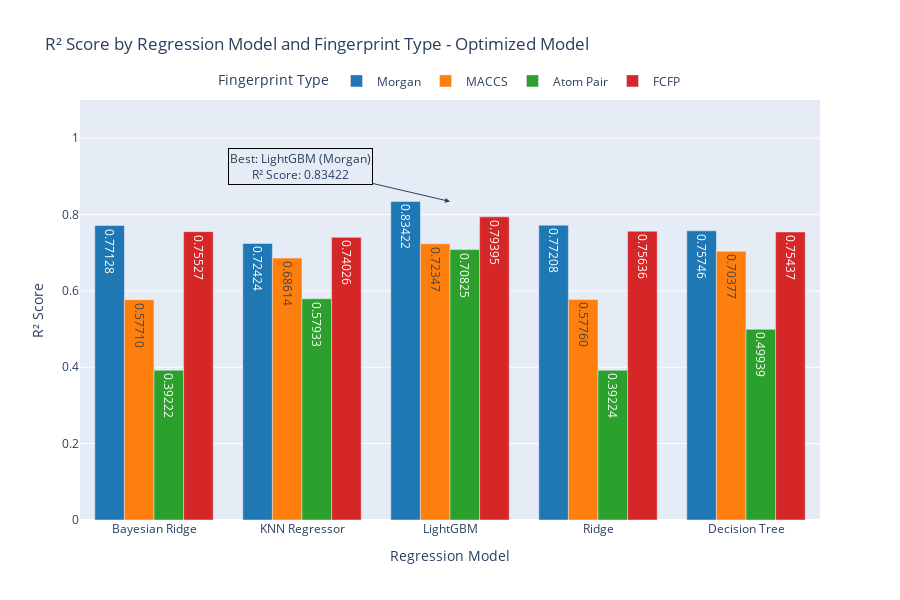
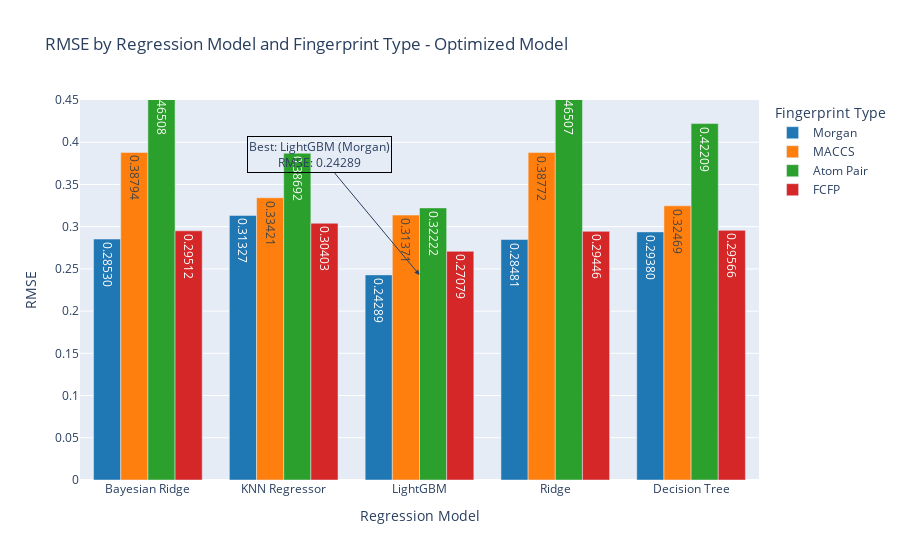
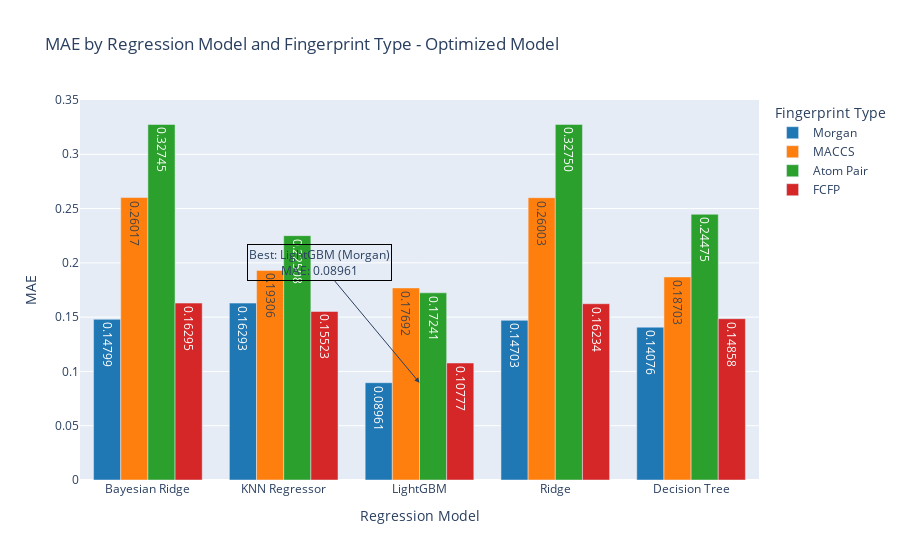

The cell these charts' notebook holds for them, in order:
### Code cell
import plotly.graph_objects as go
import pandas as pd

# Define colors
colors = ['#1f77b4', '#ff7f0e', '#2ca02c', '#d62728', '#9467bd', '#8c564b']

# Order of regression models
model_order = ['Bayesian Ridge', 'KNN Regressor', 'LightGBM', 'Ridge', 'Decision Tree']

# Find the best combinations for each metric
best_r2 = optimized_results_df.loc[optimized_results_df['R² Score'].idxmax()]
best_rmse = optimized_results_df.loc[optimized_results_df['RMSE'].idxmin()]
best_mae = optimized_results_df.loc[optimized_results_df['MAE'].idxmin()]

# Create traces for R² Score
fig_r2 = go.Figure()
for idx, fingerprint_type in enumerate(optimized_results_df['Fingerprint Type'].unique()):
    subset = optimized_results_df[optimized_results_df['Fingerprint Type'] == fingerprint_type]
    fig_r2.add_trace(go.Bar(
        x=subset['Regression Model'],
        y=subset['R² Score'],
        name=fingerprint_type,
        text=[f'{val:.5f}' for val in subset['R² Score']],
        textposition='inside',
        marker_color=colors[idx % len(colors)],
    ))

fig_r2.update_layout(
    title='R² Score by Regression Model and Fingerprint Type - Optimized Model',
    xaxis_title='Regression Model',
    yaxis_title='R² Score',
    barmode='group',
    yaxis=dict(range=[0, 1.1]),
    legend_title='Fingerprint Type',
    xaxis=dict(categoryorder='array', categoryarray=model_order),
    legend=dict(orientation="h", yanchor="top", y=1.08, xanchor="center", x=0.5),
    width=900, height=600
)

fig_r2.add_annotation(
    x=best_r2['Regression Model'],
    y=best_r2['R² Score'],
    text=f"Best: {best_r2['Regression Model']} ({best_r2['Fingerprint Type']})<br>R² Score: {best_r2['R² Score']:.5f}",
    showarrow=True,
    arrowhead=2,
    ax=-150,
    ay=-35,
    bordercolor="black",
    borderwidth=1
)

# Create traces for RMSE
fig_rmse = go.Figure()
for idx, fingerprint_type in enumerate(optimized_results_df['Fingerprint Type'].unique()):
    subset = optimized_results_df[optimized_results_df['Fingerprint Type'] == fingerprint_type]
    fig_rmse.add_trace(go.Bar(
        x=subset['Regression Model'],
        y=subset['RMSE'],
        name=fingerprint_type,
        text=[f'{val:.5f}' for val in subset['RMSE']],
        textposition='inside',
        marker_color=colors[idx % len(colors)],
    ))

fig_rmse.update_layout(
    title='RMSE by Regression Model and Fingerprint Type - Optimized Model',
    xaxis_title='Regression Model',
    yaxis_title='RMSE',
    barmode='group',
    yaxis=dict(range=[0, 0.45]),
    legend_title='Fingerprint Type',
    xaxis=dict(categoryorder='array', categoryarray=model_order)  # Set the order of models
)

fig_rmse.add_annotation(
    x=best_rmse['Regression Model'],
    y=best_rmse['RMSE'],
    text=f"Best: {best_rmse['Regression Model']} ({best_rmse['Fingerprint Type']})<br>RMSE: {best_rmse['RMSE']:.5f}",
    showarrow=True,
    arrowhead=2,
    ax=-100,
    ay=-120,
    bordercolor="black",
    borderwidth=1
)

# Create traces for MAE
fig_mae = go.Figure()
for idx, fingerprint_type in enumerate(optimized_results_df['Fingerprint Type'].unique()):
    subset = optimized_results_df[optimized_results_df['Fingerprint Type'] == fingerprint_type]
    fig_mae.add_trace(go.Bar(
        x=subset['Regression Model'],
        y=subset['MAE'],
        name=fingerprint_type,
        text=[f'{val:.5f}' for val in subset['MAE']],
        textposition='inside',
        marker_color=colors[idx % len(colors)],
    ))

fig_mae.update_layout(
    title='MAE by Regression Model and Fingerprint Type - Optimized Model',
    xaxis_title='Regression Model',
    yaxis_title='MAE',
    barmode='group',
    yaxis=dict(range=[0, 0.35]),
    legend_title='Fingerprint Type',
    xaxis=dict(categoryorder='array', categoryarray=model_order)  # Set the order of models
)

fig_mae.add_annotation(
    x=best_mae['Regression Model'],
    y=best_mae['MAE'],
    text=f"Best: {best_mae['Regression Model']} ({best_mae['Fingerprint Type']})<br>MAE: {best_mae['MAE']:.5f}",
    showarrow=True,
    arrowhead=2,
    ax=-100,
    ay=-120,
    bordercolor="black",
    borderwidth=1
)

# Show the plots
fig_r2.show()
fig_rmse.show()
fig_mae.show()

### Figure 1 — Plotly figure (JSON) as saved in the notebook; plotly's stock layout.template omitted (floating-point values rounded to 4 significant figures)
{"data": [{"marker": {"color": "#1f77b4"}, "name": "Morgan", "text": ["0.83422", "0.77128", "0.72424", "0.77208", "0.75746"], "textposition": "inside", "type": "bar", "x": ["LightGBM", "Bayesian Ridge", "KNN Regressor", "Ridge", "Decision Tree"], "y": [0.8342, 0.7713, 0.7242, 0.7721, 0.7575]}, {"marker": {"color": "#ff7f0e"}, "name": "MACCS", "text": ["0.72347", "0.57710", "0.68614", "0.57760", "0.70377"], "textposition": "inside", "type": "bar", "x": ["LightGBM", "Bayesian Ridge", "KNN Regressor", "Ridge", "Decision Tree"], "y": [0.7235, 0.5771, 0.6861, 0.5776, 0.7038]}, {"marker": {"color": "#2ca02c"}, "name": "Atom Pair", "text": ["0.70825", "0.39222", "0.57933", "0.39224", "0.49939"], "textposition": "inside", "type": "bar", "x": ["LightGBM", "Bayesian Ridge", "KNN Regressor", "Ridge", "Decision Tree"], "y": [0.7083, 0.3922, 0.5793, 0.3922, 0.4994]}, {"marker": {"color": "#d62728"}, "name": "FCFP", "text": ["0.79395", "0.75527", "0.74026", "0.75636", "0.75437"], "textposition": "inside", "type": "bar", "x": ["LightGBM", "Bayesian Ridge", "KNN Regressor", "Ridge", "Decision Tree"], "y": [0.7939, 0.7553, 0.7403, 0.7564, 0.7544]}], "layout": {"annotations": [{"arrowhead": 2, "ax": -150, "ay": -35, "bordercolor": "black", "borderwidth": 1, "showarrow": true, "text": "Best: LightGBM (Morgan)<br>R² Score: 0.83422", "x": "LightGBM", "y": 0.8342}], "barmode": "group", "height": 600, "legend": {"orientation": "h", "title": {"text": "Fingerprint Type"}, "x": 0.5, "xanchor": "center", "y": 1.08, "yanchor": "top"}, "title": {"text": "R² Score by Regression Model and Fingerprint Type - Optimized Model"}, "width": 900, "xaxis": {"categoryarray": ["Bayesian Ridge", "KNN Regressor", "LightGBM", "Ridge", "Decision Tree"], "categoryorder": "array", "title": {"text": "Regression Model"}}, "yaxis": {"range": [0, 1.1], "title": {"text": "R² Score"}}}}

### Figure 2 — Plotly figure (JSON) as saved in the notebook; plotly's stock layout.template omitted (floating-point values rounded to 4 significant figures)
{"data": [{"marker": {"color": "#1f77b4"}, "name": "Morgan", "text": ["0.24289", "0.28530", "0.31327", "0.28481", "0.29380"], "textposition": "inside", "type": "bar", "x": ["LightGBM", "Bayesian Ridge", "KNN Regressor", "Ridge", "Decision Tree"], "y": [0.2429, 0.2853, 0.3133, 0.2848, 0.2938]}, {"marker": {"color": "#ff7f0e"}, "name": "MACCS", "text": ["0.31371", "0.38794", "0.33421", "0.38772", "0.32469"], "textposition": "inside", "type": "bar", "x": ["LightGBM", "Bayesian Ridge", "KNN Regressor", "Ridge", "Decision Tree"], "y": [0.3137, 0.3879, 0.3342, 0.3877, 0.3247]}, {"marker": {"color": "#2ca02c"}, "name": "Atom Pair", "text": ["0.32222", "0.46508", "0.38692", "0.46507", "0.42209"], "textposition": "inside", "type": "bar", "x": ["LightGBM", "Bayesian Ridge", "KNN Regressor", "Ridge", "Decision Tree"], "y": [0.3222, 0.4651, 0.3869, 0.4651, 0.4221]}, {"marker": {"color": "#d62728"}, "name": "FCFP", "text": ["0.27079", "0.29512", "0.30403", "0.29446", "0.29566"], "textposition": "inside", "type": "bar", "x": ["LightGBM", "Bayesian Ridge", "KNN Regressor", "Ridge", "Decision Tree"], "y": [0.2708, 0.2951, 0.304, 0.2945, 0.2957]}], "layout": {"annotations": [{"arrowhead": 2, "ax": -100, "ay": -120, "bordercolor": "black", "borderwidth": 1, "showarrow": true, "text": "Best: LightGBM (Morgan)<br>RMSE: 0.24289", "x": "LightGBM", "y": 0.2429}], "barmode": "group", "legend": {"title": {"text": "Fingerprint Type"}}, "title": {"text": "RMSE by Regression Model and Fingerprint Type - Optimized Model"}, "xaxis": {"categoryarray": ["Bayesian Ridge", "KNN Regressor", "LightGBM", "Ridge", "Decision Tree"], "categoryorder": "array", "title": {"text": "Regression Model"}}, "yaxis": {"range": [0, 0.45], "title": {"text": "RMSE"}}}}

### Figure 3 — Plotly figure (JSON) as saved in the notebook; plotly's stock layout.template omitted (floating-point values rounded to 4 significant figures)
{"data": [{"marker": {"color": "#1f77b4"}, "name": "Morgan", "text": ["0.08961", "0.14799", "0.16293", "0.14703", "0.14076"], "textposition": "inside", "type": "bar", "x": ["LightGBM", "Bayesian Ridge", "KNN Regressor", "Ridge", "Decision Tree"], "y": [0.08961, 0.148, 0.1629, 0.147, 0.1408]}, {"marker": {"color": "#ff7f0e"}, "name": "MACCS", "text": ["0.17692", "0.26017", "0.19306", "0.26003", "0.18703"], "textposition": "inside", "type": "bar", "x": ["LightGBM", "Bayesian Ridge", "KNN Regressor", "Ridge", "Decision Tree"], "y": [0.1769, 0.2602, 0.1931, 0.26, 0.187]}, {"marker": {"color": "#2ca02c"}, "name": "Atom Pair", "text": ["0.17241", "0.32745", "0.22508", "0.32750", "0.24475"], "textposition": "inside", "type": "bar", "x": ["LightGBM", "Bayesian Ridge", "KNN Regressor", "Ridge", "Decision Tree"], "y": [0.1724, 0.3274, 0.2251, 0.3275, 0.2448]}, {"marker": {"color": "#d62728"}, "name": "FCFP", "text": ["0.10777", "0.16295", "0.15523", "0.16234", "0.14858"], "textposition": "inside", "type": "bar", "x": ["LightGBM", "Bayesian Ridge", "KNN Regressor", "Ridge", "Decision Tree"], "y": [0.1078, 0.1629, 0.1552, 0.1623, 0.1486]}], "layout": {"annotations": [{"arrowhead": 2, "ax": -100, "ay": -120, "bordercolor": "black", "borderwidth": 1, "showarrow": true, "text": "Best: LightGBM (Morgan)<br>MAE: 0.08961", "x": "LightGBM", "y": 0.08961}], "barmode": "group", "legend": {"title": {"text": "Fingerprint Type"}}, "title": {"text": "MAE by Regression Model and Fingerprint Type - Optimized Model"}, "xaxis": {"categoryarray": ["Bayesian Ridge", "KNN Regressor", "LightGBM", "Ridge", "Decision Tree"], "categoryorder": "array", "title": {"text": "Regression Model"}}, "yaxis": {"range": [0, 0.35], "title": {"text": "MAE"}}}}
